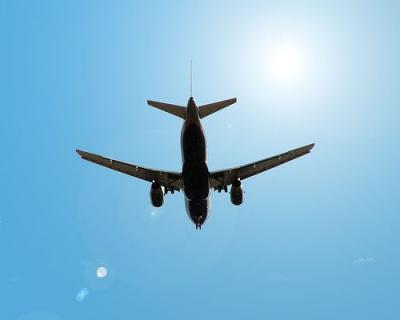
%> input picture airplane.jpg, 400 x 320 px
$ octave cluster_multiThreadsCheck.m   (GNU Octave 9; MATLAB toolbox functions it lacks are replaced by stand-ins)
%> lines starting %> are read from the running program, lines starting %| are printed output that depends on the picture; in (x1, y1, x2, y2) boxes, pixels count from 0 and x2, y2 are one past the last pixel; in counts of white or black regions, pixels touching at a corner belong together; the program's own positions count from 1
### localizedSegParallel.m
%% SNAKE SEGMENTATION W/O EDGES
% W.Opoczynski 2017-12
% Implementacja algorytmu segmentacji aktywnego konturu "snake"
% na wiele w¹tków przy u¿yciu parfor'a z parallel computing toolboxa
%
% segmentedImage = localizedSegParallel(parameters)
%
% @param object parameters {
%  array image
%  array initMask
% OPTIONAL parameters
%  int maxIterations default 300
%  int radius default (x+y)/(2*8)
%  float smooth default 0.1
%  boolean display default true
%  boolean dispIterations default true
%  int threads default 1
%  }
% @result array segmentedImage
%%%%%%%%%%%%%%%%%%%%%%%%%%%%%%%%%%%%%%%%%%%%%%%%%%%%%%%%%%%%%%%%%%%%%%%%
%%
function segmentedImage = localizedSegParallel(parameters)


    if(~isfield(parameters,'display'))
		display = true;
    else
        display = parameters.display;
    end

	if(~isfield(parameters,'dispIteration'))
		dispIteration = 20;
    else
        dispIteration = parameters.dispIteration;
    end

    if (~isfield(parameters,'image'))
        error('No image passed to function!');
    else
        image = im2graydouble(parameters.image);
        [dimY, dimX] = size(image);
    end

    if (~isfield(parameters,'initMask'))
        error('No mask passed to function!');
    else
        initMask = parameters.initMask;
        mask = mask2phi(initMask);
    end

 	if(~isfield(parameters,'radius'))
		radius = round((dimY+dimX)/(2*8));
		if(display>0)
			disp(['radius = ' num2str(radius) ' px']);
		end
    else
        radius = parameters.radius;
    end

    if(~isfield(parameters,'maxIterations'))
		maxIterations = 200;
    else
        maxIterations = parameters.maxIterations;
    end

	if(~isfield(parameters,'smooth'))
		smooth = .1;
    else
        smooth = parameters.smooth;
    end

	if(~isfield(parameters,'threads'))
		threads = 1;
    else
        threads = parameters.threads;
    end


	% kryterium stop
    licznik = 0;
	while (licznik <= maxIterations)

		% pobiera punkty z krzywej
		idx = find(mask <= 1.2 & mask >= -1.2)';
		[y x] = ind2sub(size(mask),idx);

		% okno przesuwne dla lokalnych pochodnych i sprawdzenie wymiarow
		xNeg = x-radius;
        xPos = x+radius;
		yNeg = y-radius;
        yPos = y+radius;
		xNeg(xNeg<1)=1;
        yNeg(yNeg<1)=1;
		xPos(xPos>dimX)=dimX;
        yPos(yPos>dimY)=dimY;

		% re-inicjalizacja u,v,aIn,aOut
		u=zeros(size(idx)); v=zeros(size(idx));
		aIn=zeros(size(idx)); aOut=zeros(size(idx));

		% obliczanie lokalnych pochodnych
		parfor (i = 1:numel(idx),threads)
			imageTemp = image(yNeg(i):yPos(i),xNeg(i):xPos(i)); %sub i
			P = mask(yNeg(i):yPos(i),xNeg(i):xPos(i)); %sub mask

			localMin = find(P<=0);
			aIn(i) = length(localMin)+eps;
			u(i) = sum(imageTemp(localMin))/aIn(i);

			localMax = find(P>0);
			aOut(i) = length(localMax)+eps;
			v(i) = sum(imageTemp(localMax))/aOut(i);
		end

		% F obrazu
		F = -(u-v).*(2.*image(idx)-u-v);
		% F z krzywej
		curvature = getCurvature(mask,idx,x,y);
		% gradient spada minimalizujac energie
		dphidt = F./max(abs(F)) + smooth*curvature;
		% utrzymuje równanie Courant–Friedrichs–Lewy
		dt = .45/(max(dphidt)+eps);
		% zmiana krzywej na obrazie
		mask(idx) = mask(idx) + dt.*dphidt;
		% utrzymuje SDF wyg³adzone
		mask = sussman(mask, .5);
		%%
		if((display>0)&&(mod(licznik,dispIteration) == 0))
			showCurveAndPhi(image,mask,licznik);
		end
		licznik = licznik+1;
	end

	% result print
	if(display)
		showCurveAndPhi(image,mask,licznik);
	end

	segmentedImage = mask <= 0;


%% dodatkowe funkcje %%
%%%%%%%%%%%%%%%%%%%%%%%%%%%%%%%%%%%%%%%%%%%%%%%%%%%%%%%%%%%%%%%%%%%%%%%%%%
%=========================================================================
%=========================================================================
%%%%%%%%%%%%%%%%%%%%%%%%%%%%%%%%%%%%%%%%%%%%%%%%%%%%%%%%%%%%%%%%%%%%%%%%%%

% disp results
% [7 lines left out: function showCurveAndPhi, not called in this run]

% SDF ( Signed distance Function) tworzy signed distance map (SDF)

function mask = mask2phi(init_a)
	mask = bwdist(init_a) - bwdist(1-init_a) + im2double(init_a) - .5;

% calc curve
% [38 lines left out: function getCurvature, not called in this run]

% color to grayscale
function imageTemp = im2graydouble(imageTemp)
	[~, ~, c] = size(imageTemp);
     if (c == 3)
        if(isfloat(imageTemp))
            if(c == 3)
                imageTemp = rgb2gray(uint8(imageTemp));
            end
        else
            if(c == 3)
                imageTemp = rgb2gray(imageTemp);
            end
            imageTemp = double(imageTemp);
        end
     else
         disp('obraz musi byc 2D');
     end
% level set re-initialization by the sussman method
% https://www.mathworks.com/matlabcentral/fileexchange/26101-active-contours--a-new-distribution-metric-for-image-segmentation?focused=5140125&tab=function
% @author Romeil Sandhu
% [34 lines left out: function sussman, not called in this run]

% transpose matrix and inverse for deriv. calc.
function shift = shiftD(M)
	shift = shiftR(M')';

function shift = shiftL(M)
	shift = [ M(:,2:size(M,2)) M(:,size(M,2)) ];

function shift = shiftR(M)
	shift = [ M(:,1) M(:,1:size(M,2)-1) ];

function shift = shiftU(M)
	shift = shiftL(M')';

function S = sussmanSign(D)
	S = D ./ sqrt(D.^2 + 1);


### cluster_multiThreadsCheck.m
%%%% CPU threads check
image = imread('airplane.jpg');
%> image is the input picture: size 320x400x3 uint8; mean R, G, B 133.4, 187.8, 218.5

mask = false(size(image,1),size(image,2));
mask(140:220, 140:220) = true;
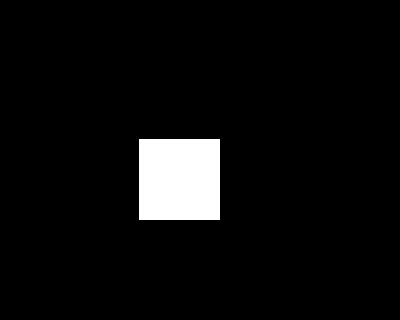
%> mask: size 320x400 logical; 5.1% white; 1 white region, box (x1, y1, x2, y2) and area: (139, 139, 220, 220) 6561
resizeVal = 8;
iterations = 600;
display = false;
threads = [1, 2, 4, 8, 12];
for i = 1:numel(threads)

    imageTmp = imresize(image,resizeVal);
    maskTmp = imresize(mask,resizeVal);
    parameters = struct('image',imageTmp,'initMask',maskTmp,'display', display,'maxIterations',iterations, 'threads', threads(i));
    tic;
%> (the run ends here)
